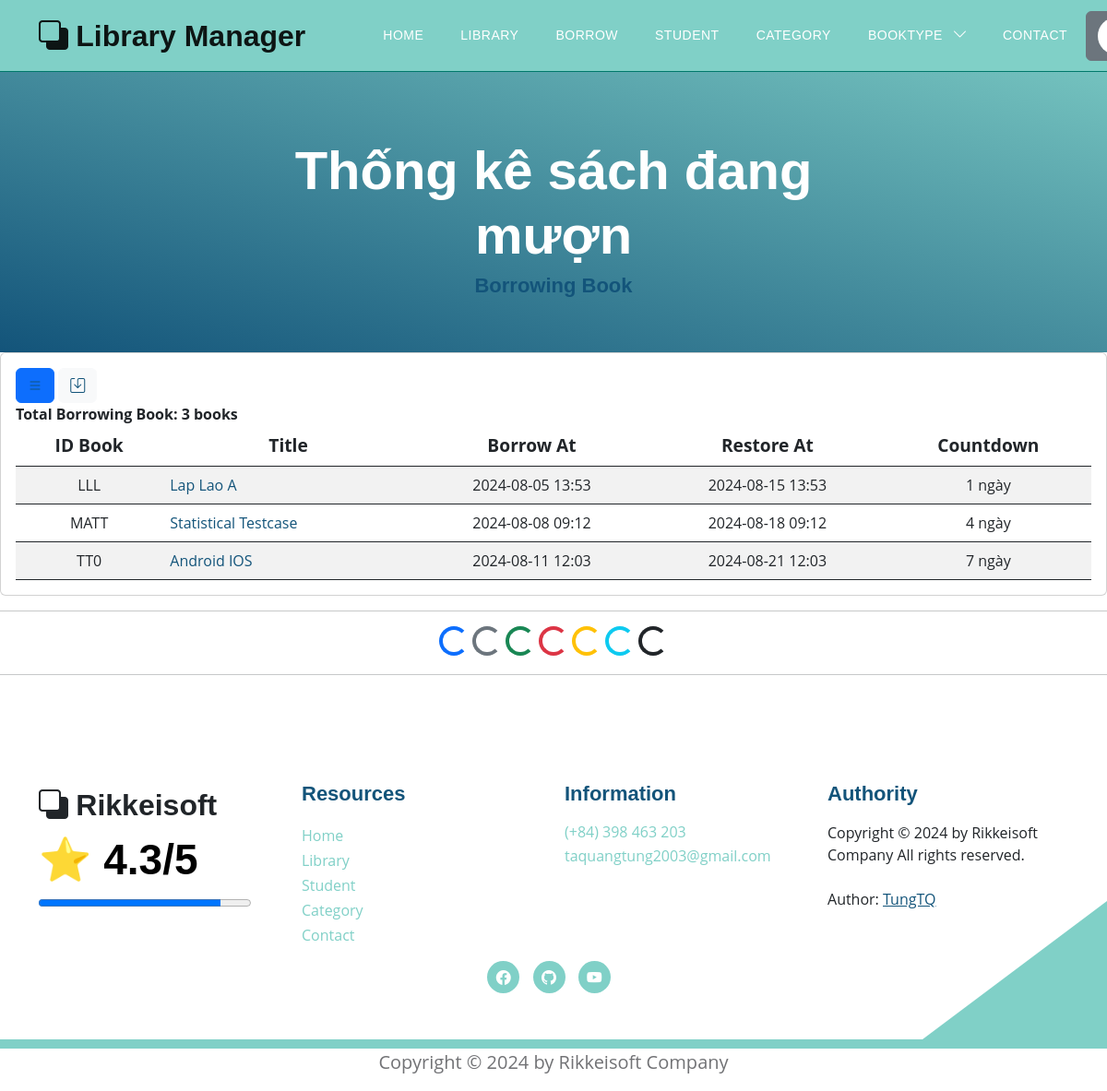
/books/all_borrowed_book (signed in), run on an earlier commit of the app's database.
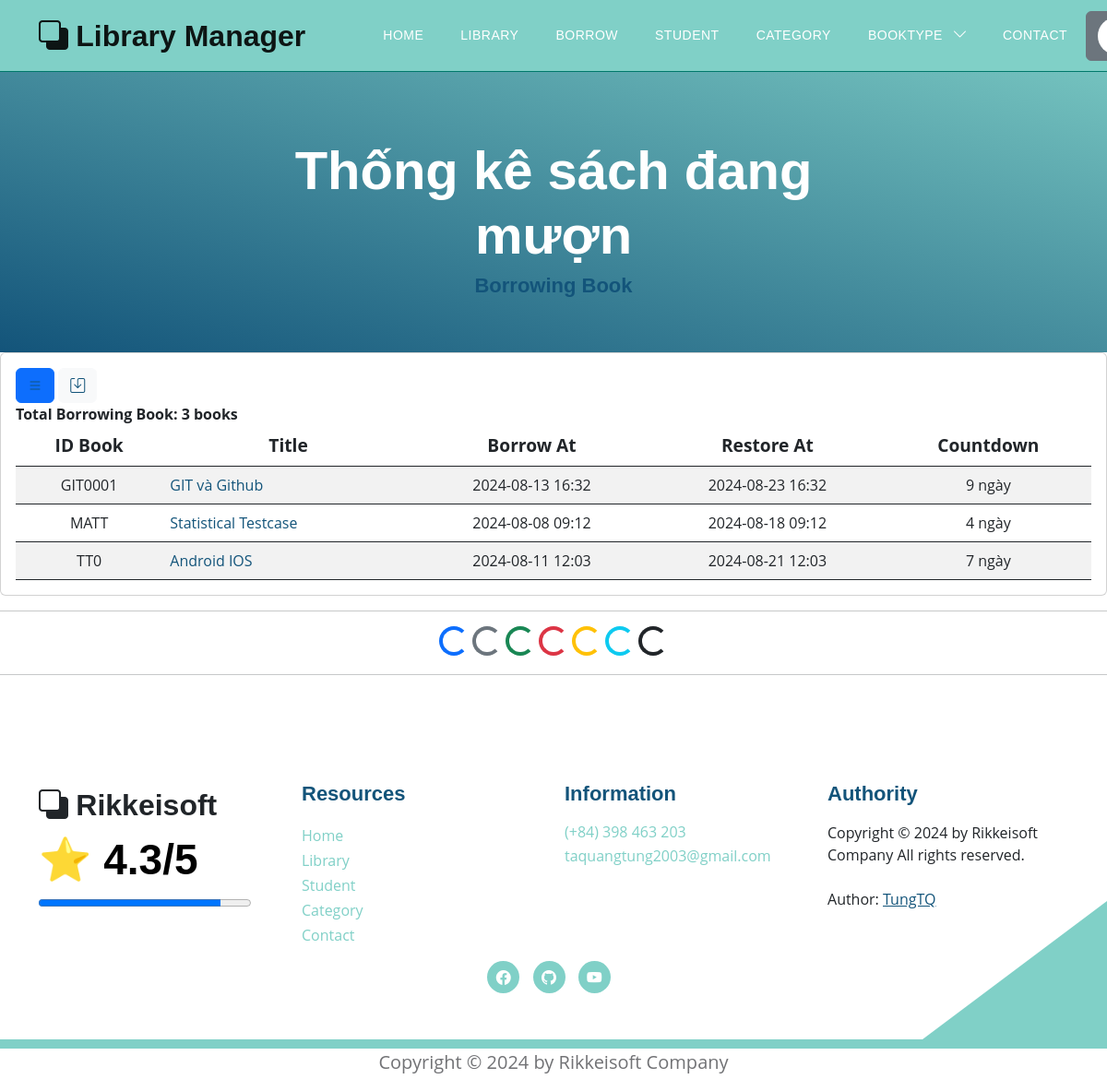
And on a later commit of the database.
### models.py (models this page shows)
class BorrowBook(Base):
    __tablename__ = 'borrow'
    id = Column(Integer, primary_key=True, autoincrement=True)          # Khóa chính mới
    book_id = Column(String(30), ForeignKey('books.id_book'), nullable=False)
    username_id = Column(String(50), index=True)
    borrow_at = Column(DateTime, index=True)
    borrow_predict = Column(DateTime, index=True)
    borrow_actual = Column(DateTime, index=True)
    status = Column(Integer, index=True, default=0)
    book_borrow = relationship("Book", back_populates="borrows")

class Book(Base):
    __tablename__ = 'books'
    username_id = Column(String(30), ForeignKey('users.username'), nullable=False)
    id_book = Column(String(30), primary_key=True, unique=True, index=True)         # Số thứ tự sách
    title = Column(String(100), index=True)      # Tiêu đề sách
    author = Column(String(100), index=True)     # Tác giả
    year = Column(Integer)                  # Năm xuất bản
    quantity_amount = Column(Integer, index=True, default=0)
    category_id = Column(String(10), ForeignKey('category.category_id'), nullable=False)
    insert_at = Column(DateTime, index=True)
    insert_id = Column(String(30), index=True)
    update_at = Column(DateTime,index=True)
    update_id = Column(String(30), index=True)
    delete_at = Column(DateTime,index=True)
    delete_id = Column(String(30), index=True)
    delete_flag = Column(Integer, index=True)
    image_book = Column(String(100), index=True, nullable=True)         # Đường dẫn tới ảnh của sách
    pdf_book = Column(String(100), index=True, nullable=True)           # Đường dẫn tới file PDF của sách
    user = relationship("User", back_populates="books")
    category = relationship("Category", back_populates="category_books")
    borrows = relationship("BorrowBook", back_populates="book_borrow")
    borrowfinal = relationship("BorrowBookFinal", back_populates="book_borrow_final")
    comments = relationship("CommentBook", back_populates="book")

### routers/borrow.py (the view)
@router.get('/books/all_borrowed_book', response_class=HTMLResponse)
async def show_all_borrowed_book(request: Request, token: str = Cookie(None), db: Session = Depends(models.get_db)):
    mean_star = function.get_mean_star(db)
    all_category2 = db.query(models.Category).filter(models.Category.delete_flag != 1).all()
    if token:
        decodeJSON = jwt.decode(token, "secret", algorithms=["HS256"])
        username = decodeJSON["username"]
        user = function.get_user(db, username)
        if user.role != 2:
            borrowing_book = (db.query(models.BorrowBook, models.BorrowBook.book_id, models.Book.title,
                                    models.BorrowBook.borrow_at, models.BorrowBook.borrow_predict)
                            .join(models.Book, models.BorrowBook.book_id == models.Book.id_book)
                            .filter(models.BorrowBook.username_id == username, models.BorrowBook.status == 1)
                            .order_by(models.BorrowBook.book_id)
                            .all())
            current_time = datetime.datetime.now()
            total_borrowing_books = len(borrowing_book)
            return templates.TemplateResponse("books/book_borrowing.html", {"request": request,
                                                                    "borrowing_book": borrowing_book,
                                                                    "total_borrowing_books": total_borrowing_books,
                                                                    "current_time": current_time,
                                                                    "user": user,
                                                                    "mean_star": mean_star,
                                                                    "all_category2": all_category2})
        else:
            all_borrowed_books = db.query(models.BorrowBook).filter(models.BorrowBook.status == 1).order_by(models.BorrowBook.borrow_at).all()
            total_borrowed_books = len(all_borrowed_books)
            current_time = datetime.datetime.now()
            return templates.TemplateResponse("books/book_borrowing.html", {"request": request,
                                                                    "borrowed_book": all_borrowed_books,
                                                                    "total_borrowed_books": total_borrowed_books,
                                                                    "user": user,
                                                                    "current_time": current_time,
                                                                    "mean_star": mean_star,
                                                                    "all_category2": all_category2})
    else:
        return templates.TemplateResponse("errors/error_template.html", {"request": request,
                                                                  "mean_star": mean_star,
                                                                  "error": "Page Not Found"})

### templates/books/book_borrowing.html (shortened to what the changed rows need)
{% extends "base.html" %}
{% block content %}
<section class="hero-section d-flex justify-content-center align-items-center" id="section_1"
    style="padding-bottom: 50px;">
    <div class="container">
        <div class="row">
            <div class="col-lg-8 col-12 mx-auto">
                <h1 class="text-white text-center"> Thống kê sách đang mượn </h1>
            </div>
        </div>
    </div>
</section>
<div class="card card-table comman-shadow">
    <div class="card-body">
        <div class="table-responsive">
            <div id="DataTables_Table_0_wrapper" class="dataTables_wrapper no-footer">
                <table
                    class="table border-0 star-student table-hover table-center mb-0 datatable table-striped dataTable no-footer"
                    id="DataTables_Table_0" aria-describedby="DataTables_Table_0_info">
                    <thead class="student-thread">
                        <tr style="text-align: center; font-size:larger;">
                            <th rowspan="1" colspan="1"
                                aria-label="ID: activate to sort column ascending">ID Book</th>
                            {% if user.role != 2 %}
                                <th rowspan="1" colspan="1"
                                    aria-label="Title: activate to sort column ascending">Title</th>
                                <th rowspan="1" colspan="1"
                                    aria-label="BorrowAt: activate to sort column ascending">Borrow At</th>
                                <th rowspan="1" colspan="1"
                                    aria-label="RestoreAt: activate to sort column ascending">Restore At</th>
                                <th rowspan="1" colspan="1"
                                    aria-label="LimitPeople: activate to sort column ascending">Countdown</th>
                            {% endif %}
                        </tr>
                    </thead>
                    <tbody>
                        <form action="">
                        {% if user.role != 2 %}
                            {% for book in borrowing_book %}
                                <tr class="{% if loop.index is even %} even {% else %}odd{% endif %}">
                                    <td style="text-align: center;">{{ book.book_id }}</td>
                                    <td> <a href="/books/detail_book?choice_book={{book.book_id}}">{{ book.title }}</a></td>
                                    <td style="text-align: center;">{{ book.borrow_at.strftime('%Y-%m-%d %H:%M') }}</td>
                                    <td style="text-align: center;">{{ book.borrow_predict.strftime('%Y-%m-%d %H:%M') }}</td>
                                    <td style="text-align: center;">
                                        {% set remaining_days = (book.BorrowBook.borrow_predict - current_time).days %}
                                            {{ remaining_days }} ngày
                                    </td>
                                </tr>
                            {% endfor %}
                        {% endif %}
                        </form>
                    </tbody>
                </table>
            </div>
        </div>
    </div>
</div>
{% endblock content %}

What changed in the data, as far as the page shows it:
no longer on this page (row edited): BorrowBook: book_id "LLL", title "Lap Lao A", borrow_at "2024-08-05 13:53", borrow_predict "2024-08-15 13:53", status "1"
added BorrowBook: book_id "GIT0001", title "GIT và Github", borrow_at "2024-08-13 16:32", borrow_predict "2024-08-23 16:32", remaining_days "9"
